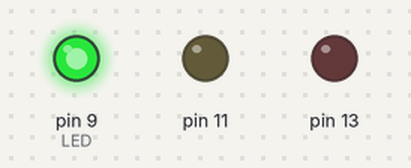
Bench run of a sketch on a simulated Arduino Uno, built with avr-gcc and run on an emulated ATmega328P. Shown: output pins drawn as LEDs (lit = HIGH).

Above: at 0.5 s.
At 1.5 s:
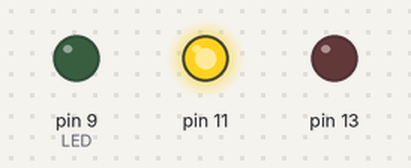
At 5.5 s:
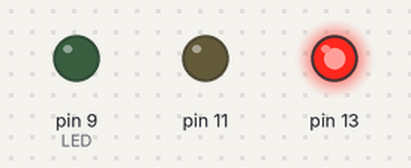
Timing chart, 0 to 6.9 s (numbered marks = the images above):
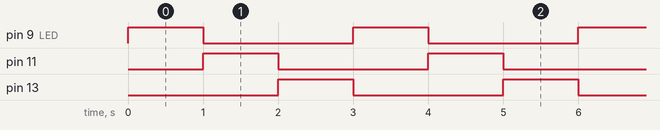

Measured:
- by itself, pin 9 (LED), pin 11, pin 13: alternates HIGH for 1.0 s and LOW for 2.0 s
- by itself, everything shown: repeats every 3.0 s, in 6 steps

The sketch:

sketch.ino
```cpp
// GLOBALS

short LED = 9;

const int WAITING_TIME = 1000;


void setup() {
  // put your setup code here, to run once:
  pinMode(9, OUTPUT);
  pinMode(11, OUTPUT);
  pinMode(13, OUTPUT);

}

void loop() {
  // put your main code here, to run repeatedly:
  digitalWrite(LED, true);
  delay(WAITING_TIME);
  digitalWrite(LED, false);

  LED = LED + 2;
  if (LED > 13) {LED = 9;}

}
```
